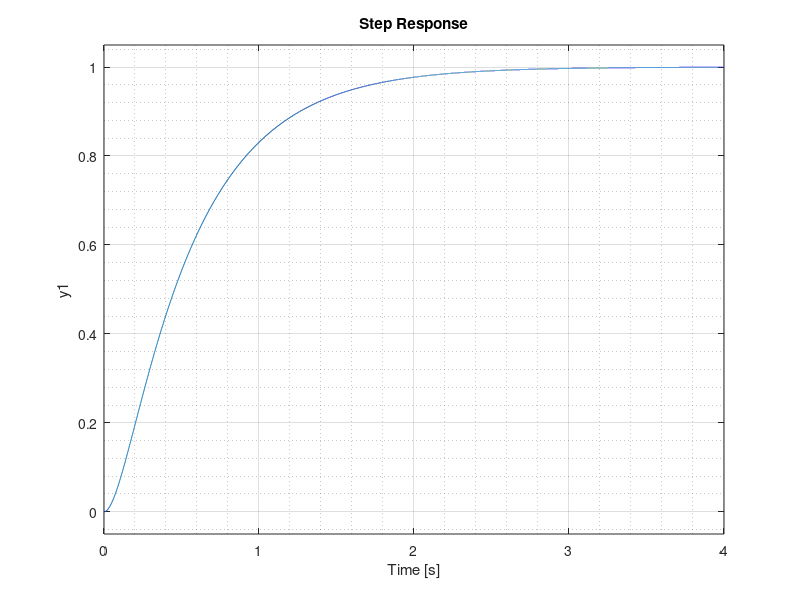

Source code (MATLAB):
clc;clear all;close all force;
%hold on;
grid on; grid minor;
num = 0.5;
den = [0.025 0.3 0.5];
motor_tf = tf(num,den);
%step(motor_tf);
Ts = 0.0001; 
motord = c2d(motor_tf,Ts,'zoh');
s = tf('s');
Kp = 300; Ki = 400; Kd = 20;
pid = Kp + Ki/s + Kd*s; 
pidd = c2d(pid,Ts,'tustin');
closedloop = feedback(pidd*motord,1);
hold on; grid on; grid minor;
%rlocus(motord)
step(closedloop); 
step(motord);
grid on; grid minor;
